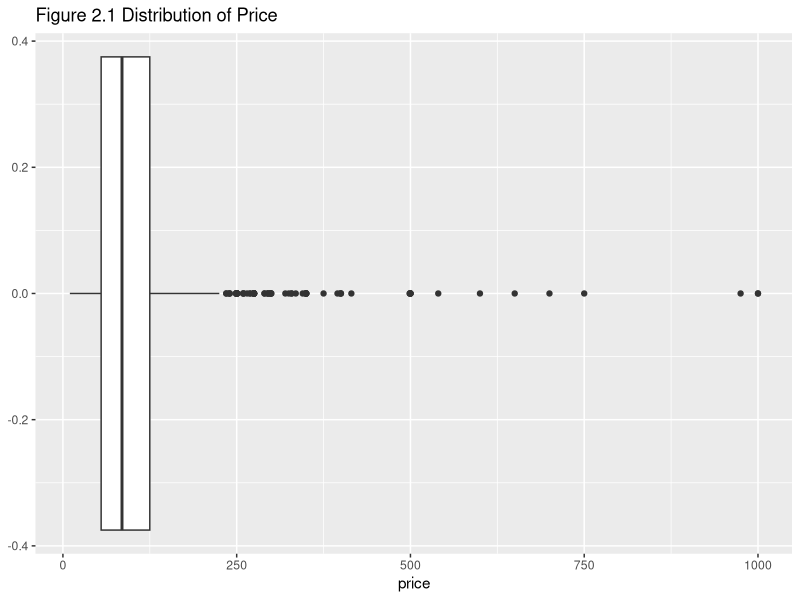
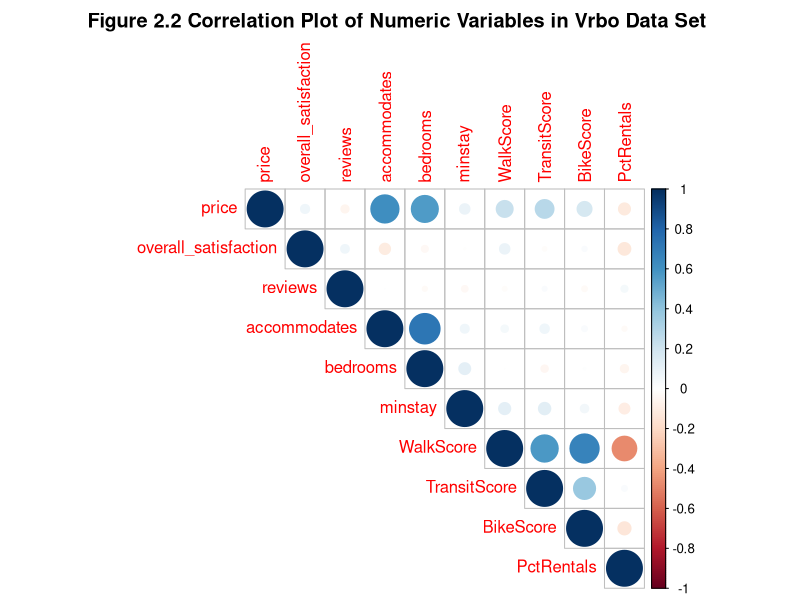
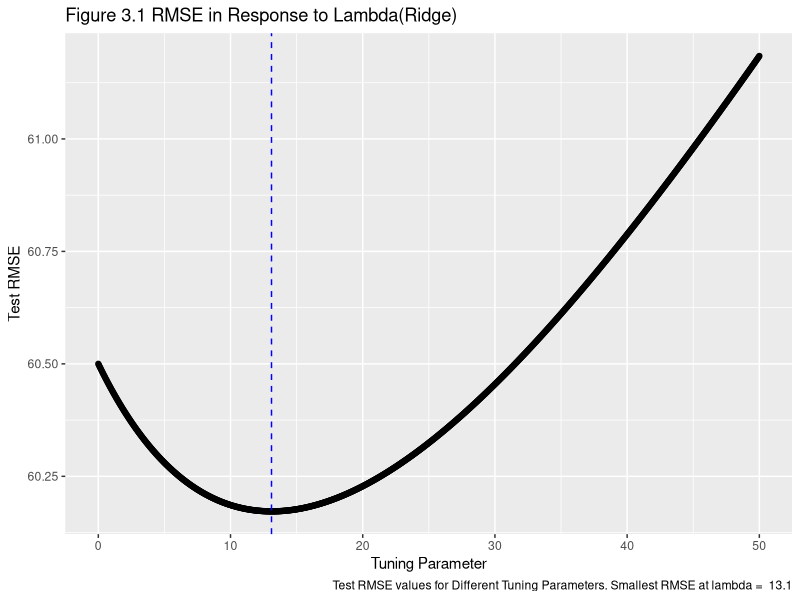
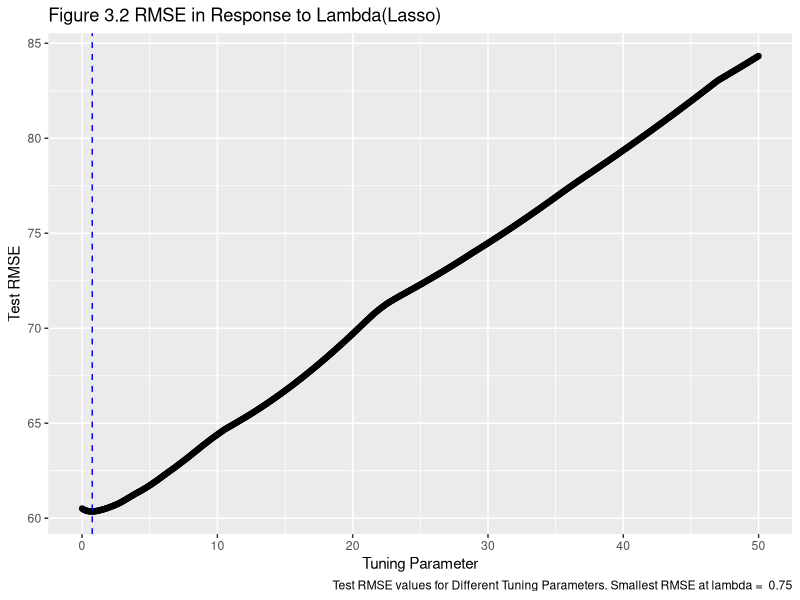

Here is the R script that generated these plots, in order:
## ---- chunk 1
knitr::opts_chunk$set(echo = TRUE)
## ---- chunk 2
##Here we load the packages needed
library(ggplot2)
library(broom)
library(gridExtra)
library(dplyr)
library(class)
library(tidyverse)
library(gridExtra)
library(leaps)
library(corrplot)
library(RColorBrewer)
library(glmnet)
library(xtable)
## ---- chunk 3
vrboData<-read.csv("VRBO.csv")
## ---- chunk 4
glimpse(vrboData)
## ---- chunk 5
# Find out the number of missing values in the vrbo data set
sum(is.na(vrboData))
#Remove rows with missing values 


vrboCleaned<-vrboData%>%
  na.omit(vrboData)%>%
  select(-UnitNumber)
vrboCleaned$PctRentals=as.numeric((vrboCleaned$PctRentals)*100)
## ---- chunk 6
ggplot(data=vrboCleaned,aes(x=price))+
  geom_boxplot()+
  ggtitle("Figure 2.1 Distribution of Price")
## ---- chunk 7
knitr::kable(table(vrboData$room_type))
## ---- chunk 8
#convert character features into factor
vrboCleaned$neighborhood <-as.factor(vrboCleaned$neighborhood)
## ---- chunk 9
#Obtain correlation between features and save it as an object
M<-cor(vrboCleaned[,-c(4,8,9)])
#Create correlation plot
corrplot(M, method= "circle",type = "upper",title="Figure 2.2 Correlation Plot of Numeric Variables in Vrbo Data Set ",mar = c(0,0,2,0))
#M
## ---- chunk 10
# Create the design matrix for ridge regression
XD <- model.matrix(price ~., data = vrboCleaned)
## ---- chunk 11
set.seed(1)
ridge.modFind_Lambda <- cv.glmnet(XD[,-1], vrboCleaned$price , alpha = 0 , lambda = seq(from=0, to=50,by=0.05) , standardize = TRUE)
## ---- chunk 12
##Load a function for creating the plot of RMSE in response of change in Lambda
ridgePlot <- function(ridge.mod, metric, title){
  library(ggplot2)
  
  smallestLambda <- ridge.mod$lambda[which.min(ridge.mod$cvm)] 
  
  if(metric == "MSE"){
  g1 <- ggplot( data.frame(ridge.mod$lambda), aes( x = ridge.mod$lambda, y = (ridge.mod$cvm))) + geom_point() + geom_vline( xintercept = smallestLambda, col = "blue" , lty = 2 ) +  labs(caption = paste("Test MSE values for Different Tuning Parameters. Smallest MSE at lambda = ", smallestLambda), title = title, y = "Test MSE", x = "Tuning Parameter")
  
  }
  
  if(metric == "RMSE"){
  g1 <- ggplot( data.frame(ridge.mod$lambda), aes( x = ridge.mod$lambda, y = sqrt(ridge.mod$cvm))) + geom_point() + geom_vline( xintercept = smallestLambda, col = "blue" , lty = 2 ) +  labs(caption = paste("Test RMSE values for Different Tuning Parameters. Smallest RMSE at lambda = ", smallestLambda), title = title, y = "Test RMSE", x = "Tuning Parameter")

  }
  
  g1
}
## ---- chunk 13
#Using the ridgePlot function(imported) to create graph of RMSE in response to Lambda
ridgePlot(ridge.modFind_Lambda, metric = "RMSE" , title ="Figure 3.1 RMSE in Response to Lambda(Ridge)" )

## ---- chunk 14
ridge.mod_Final <- glmnet(XD[,-1], vrboCleaned$price , alpha = 0 , lambda = 13.1 , standardize = TRUE)
Betas_ridge<-as.numeric(coefficients(ridge.mod_Final))
ridge_coef<-data.frame("Coefficients" = Betas_ridge)

rownames(ridge_coef)<-colnames(XD)
knitr::kable(ridge_coef,caption = "Table 3.1 Coefficients of Model using Ridge Regression")

## ---- chunk 15
CV_result_ridge<-data.frame("Lambda" = ridge.modFind_Lambda$lambda,"MSE" = ridge.modFind_Lambda$cvm,"RMSE" = sqrt(ridge.modFind_Lambda$cvm))
smallestRidge_MSE<-which.min(CV_result_ridge$MSE)
smallestRidge_RMSE<-which.min(CV_result_ridge$RMSE)
CV_result_ridge[smallestRidge_MSE,]
CV_result_ridge[smallestRidge_RMSE,]
## ---- chunk 16
#Set seed for random sampling process within the cv.glmnet
set.seed(1)
#Fit modesls for a serie of lambda values, respectively 
Lasso.modFind_Lambda <- cv.glmnet(XD[,-1], vrboCleaned$price , alpha = 1 , lambda = seq(from=0, to=50,by=0.05) , standardize = TRUE)

#Plot the change of RMSE in reponse to lambda values
ridgePlot(Lasso.modFind_Lambda, metric = "RMSE" , title ="Figure 3.2 RMSE in Response to Lambda(Lasso)" )

## ---- chunk 17
lasso.mod_Final <- glmnet(XD[,-1], vrboCleaned$price , alpha = 1 , lambda = 0.75 , standardize = TRUE)
Betas_lasso<-as.numeric(coefficients(lasso.mod_Final))
lasso_coef<-data.frame("Coefficients" = Betas_lasso)

rownames(lasso_coef)<-colnames(XD)
knitr::kable(lasso_coef,caption = "Table 4.1 Coefficients of Model using Lasso Regression")

## ---- chunk 18
CV_result_lasso<-data.frame("Lambda" = Lasso.modFind_Lambda$lambda,"MSE" = Lasso.modFind_Lambda$cvm,"RMSE" = sqrt(Lasso.modFind_Lambda$cvm))
smallestLasso_MSE<-which.min(CV_result_lasso$MSE)
smallestLasso_RMSE<-which.min(CV_result_lasso$RMSE)
CV_result_lasso[smallestLasso_MSE,]
CV_result_lasso[smallestLasso_RMSE,]
## ---- chunk 19
#Set a sequence of numbers from 0 to 1, increment by 0.01 each time 
alphaseq<-seq(from = 0, to = 1, by = 0.01)
#Create empty data frame to hold alpha, lambda and RMSE of each model fitted with corresponding tuning parameter
storageElastic<-data.frame("Alpha" = rep(NA,length(alphaseq)), "Lambda" = rep(NA,length(alphaseq)),"MSE" = rep(NA, length(alphaseq)) ,"RMSE" = rep(NA,length(alphaseq)))

a=1
#Set seed for random sampling 
set.seed(1)
for(i in alphaseq){
  Elastic.modFind<-cv.glmnet(XD[,-1],vrboCleaned$price,alpha = i, lambda = seq(from = 0, to = 25,by = .5))
  storageElastic$Lambda[a]<-Elastic.modFind$lambda.min
  storageElastic$MSE[a]<-min(Elastic.modFind$cvm)
  storageElastic$RMSE[a]<-sqrt((min(Elastic.modFind$cvm)))
  storageElastic$Alpha[a]<-i
  a=a+1
}

## ---- chunk 20
smallestElastic_RMSE<-which.min(storageElastic$RMSE)
storageElastic[smallestElastic_RMSE,]
## ---- chunk 21
elastic.modFinal<-glmnet(XD[,-1],vrboCleaned$price,alpha = 0.15,lambda = 5)

Betas_elastic<-as.numeric(coefficients(elastic.modFinal))
elastic_coef<-data.frame("Coefficients" = Betas_elastic)
rownames(elastic_coef)<-colnames(XD)

knitr::kable(elastic_coef,caption = "Table  5.1 Coefficients of Model using Elastic Net")
## ---- chunk 22

## ---- chunk 23
#Create a data frama to hold all the coefficeints from each regression model
Coefficient_Comparison<-data.frame("Ridge" = rep(NA,62), "Lasso" = rep(NA,62),"Elastic Net" = rep(NA,62))
#Assign coefficeints to corresponding colums in the data set
Coefficient_Comparison$Ridge=ridge_coef$Coefficients
Coefficient_Comparison$Lasso=lasso_coef$Coefficients
Coefficient_Comparison$Elastic.Net=elastic_coef$Coefficients



knitr::kable(Coefficient_Comparison)
